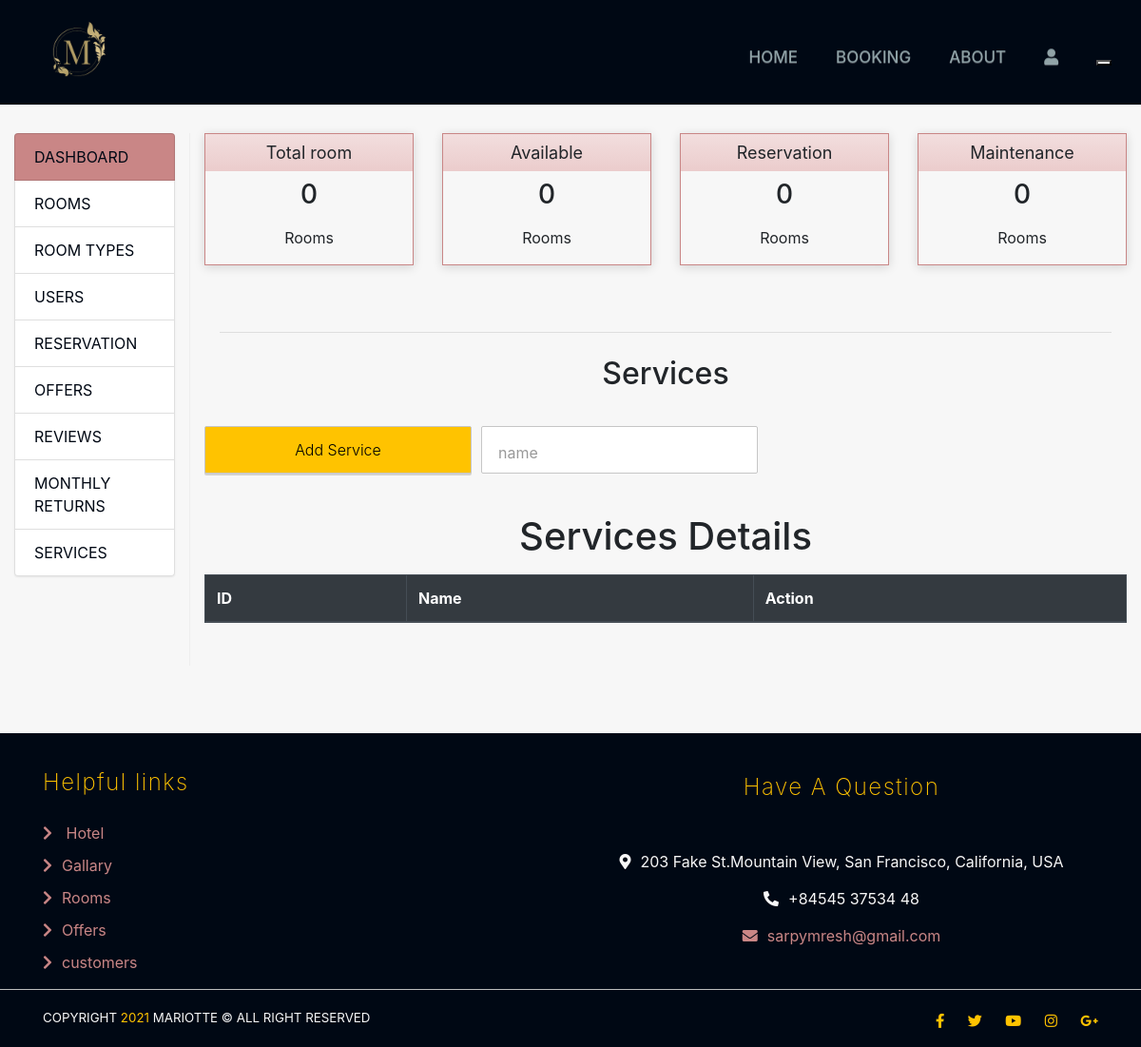
Page /services/ (signed in) on the earlier database version.
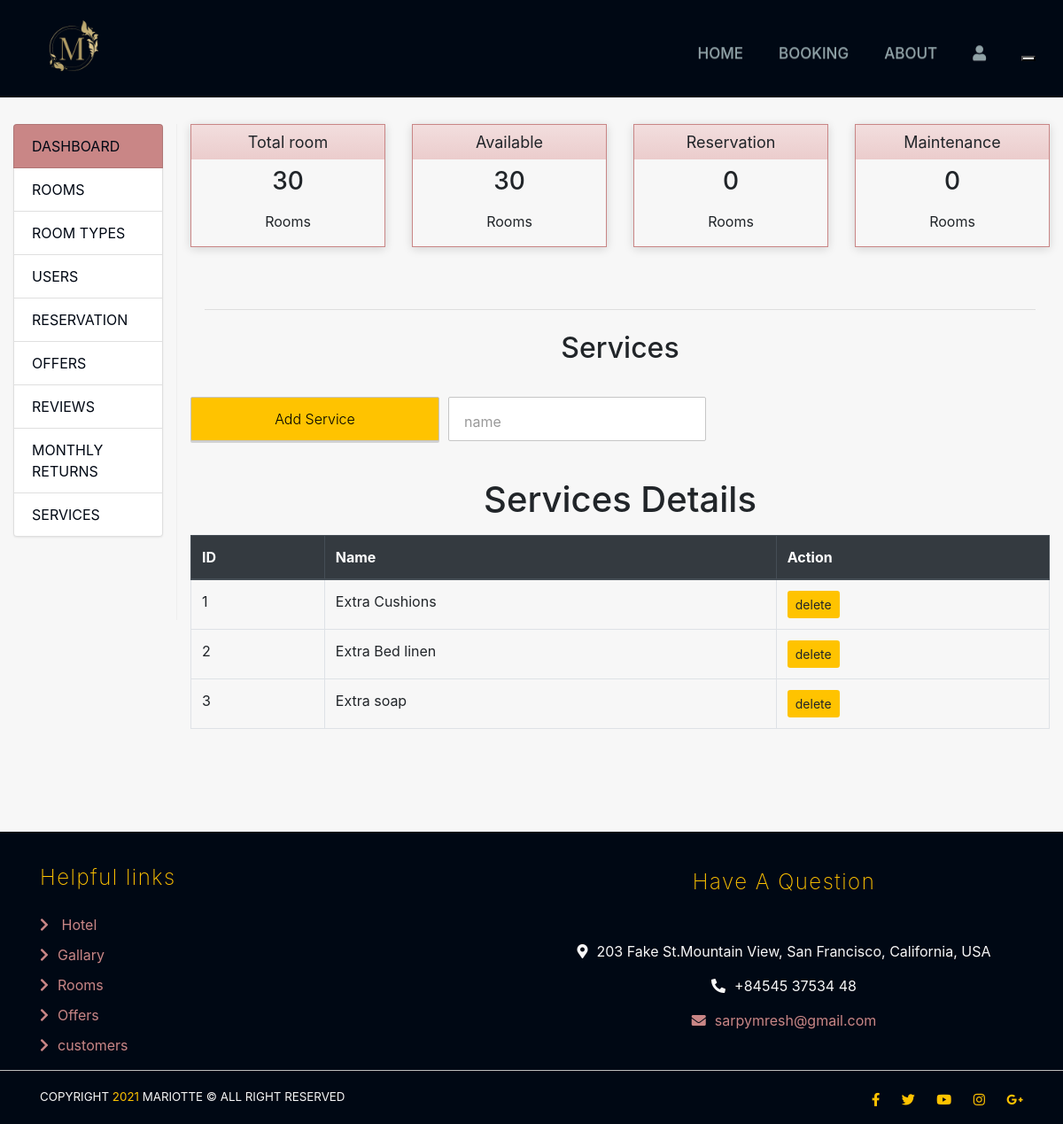
Same page on the later database version.
### roomservices/models.py (models this page shows)
class Service(models.Model):
    name = models.CharField(unique=True,max_length=100)

### roomservices/views.py (the view, shortened to what this page needs)
# urls.py: path('',views.service_home,name='service home'),
def service_home(request):
    context = {}
    if not request.user.is_superuser:
        return HttpResponse('You Are Not Authorized To Enter This URL')
    context['total'] = Rooms.objects.all().count()
    context['available'] = Rooms.objects.filter(state = Rooms.EMPTY).count()
    context['maintenance'] = Rooms.objects.filter(state = Rooms.UNDER_MAINTENANCE).count()
    context['reserved'] = Rooms.objects.filter(state = Rooms.INHABITED).count()
    context['services'] = Service.objects.all()
    if request.method == 'GET':
        return render(request,'services.html',context)

### roomservices/templates/services.html (shortened to what this page needs)
{% extends 'admin base.html' %}
{% block content %}
<h2 class="text-center"> Services </h2>
<div id="forms" class="forms">
    <form action="{% url 'service home' %}" method="POST">{% csrf_token %}
        <div class="form-group">
            <div class="grid">
                <div class="col-1-3 col-1-3-sm">
                    <div class="controls">
                        <button type="submit" class="main-bot return-bot" value="Submit" style="color: black;">Add
                            Service</button>
                    </div>
                </div>
                <div class="col-1-3 col-1-3-sm">
                    <div class="controls">
                        <label for="address" name="name">name</label>
                    </div>
                </div>
            </div>
        </div>
    </form>
</div>
<h1 class="text-center">
    Services Details
</h1>
<div class="table-responsive">
    <table class="table table-hover table-bordered">
        <thead class="thead-dark">
            <tr>
                <th>ID</th>
                <th>Name</th>
                <th>Action</th>
            </tr>
        </thead>
        <tbody>
            {% for service in services %}
            <tr>
                <td>{{service.id}}</td>
                <td>{{service.name}}</td>
                <td>
                    <form action="{% url 'delete service' id=service.id %}" style="display: inline-block;">
                        <input type="submit" class="btn btn-sm" value="delete">
                    </form>
                </td>
            </tr>
            {% endfor %}
        </tbody>
    </table>
</div>
{% endblock %}

Differences in the rows shown:
added Service: id "1", name "Extra Cushions"
added Service: id "2", name "Extra Bed linen"
added Service: id "3", name "Extra soap"
Other differences:
{{ total }}: "0" → "30"
{{ available }}: "0" → "30"
